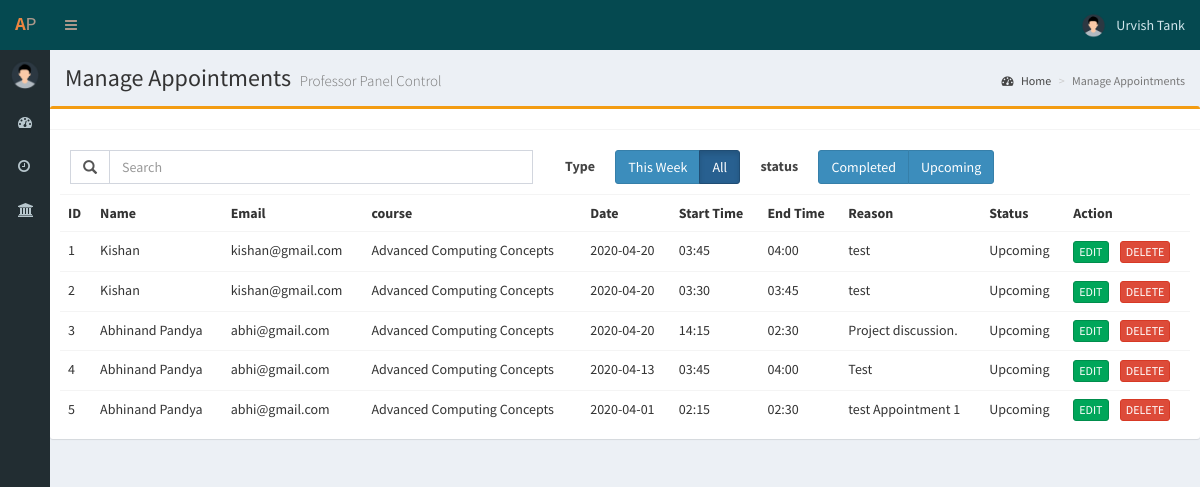
Screenshot of /manageapp.php (signed in) with the database file from the repository.
### tables this page shows
CREATE TABLE `tbl_detail` (
  `detail_id` int(40) NOT NULL,
  `login_id` int(11) NOT NULL,
  `name` varchar(40) NOT NULL,
  `dob` date NOT NULL,
  `gender` varchar(20) NOT NULL,
  `address` varchar(100) NOT NULL,
  `profile_pic` varchar(50) NOT NULL,
  `dept` int(11) NOT NULL,
  `valid` int(11) NOT NULL
);

CREATE TABLE `tbl_app` (
  `a_id` int(11) NOT NULL,
  `stu_id` int(11) NOT NULL,
  `f_id` int(11) NOT NULL,
  `c_id` int(11) NOT NULL,
  `a_date` date NOT NULL,
  `s_time` varchar(10) NOT NULL,
  `e_time` varchar(10) NOT NULL,
  `reason` varchar(100) NOT NULL,
  `a_valid` int(11) NOT NULL,
  `active_a` int(11) NOT NULL
);

CREATE TABLE `tbl_course` (
  `c_id` int(11) NOT NULL,
  `c_code` varchar(40) NOT NULL,
  `c_name` varchar(100) NOT NULL,
  `level` varchar(40) NOT NULL,
  `dept` int(11) NOT NULL,
  `valid` int(11) NOT NULL,
  `active` int(11) NOT NULL
);

### manageapp.php (the view, shortened to what this page needs)
<?php
	include "connection.php";
	if(!isset($_SESSION['log']))
	{
		header("location:index.php");
	}
	else
	{
		$log = $_SESSION['log'];
		$sql = "SELECT * FROM tbl_login WHERE email_id='$log'";
		$result = mysqli_query($con,$sql);
		$value = mysqli_fetch_array($result);
		$id = $value['login_id'];
		$qry = "SELECT * FROM tbl_detail WHERE login_id='$id'";
		$result1 = mysqli_query($con,$qry);
		$value1 = mysqli_fetch_array($result1);
		$n = $value1['name'];
		$i = $value1['profile_pic'];
		$m="";
?>
<!DOCTYPE html>
<html>
<head>
  <link rel="stylesheet" href="bower_components/bootstrap/dist/css/bootstrap.min.css">
  <link rel="stylesheet" href="bower_components/font-awesome/css/font-awesome.min.css">
  <link rel="stylesheet" href="bower_components/Ionicons/css/ionicons.min.css">
  <link rel="stylesheet" href="dist/css/AdminLTE.min.css">
  <link rel="stylesheet" href="dist/css/skins/_all-skins.min.css">
  <link rel="stylesheet" href="bower_components/morris.js/morris.css">
  <link rel="stylesheet" href="bower_components/jvectormap/jquery-jvectormap.css">
  <link rel="stylesheet" href="bower_components/bootstrap-datepicker/dist/css/bootstrap-datepicker.min.css">
  <link rel="stylesheet" href="bower_components/bootstrap-daterangepicker/daterangepicker.css">
  <link rel="stylesheet" href="plugins/bootstrap-wysihtml5/bootstrap3-wysihtml5.min.css">
</head>
<body class="hold-transition skin-purple sidebar-mini sidebar-collapse">
<div class="wrapper">
  <?php
		include("head.php");
		include("menu.php");
	  ?>
  <div class="content-wrapper">
    <section class="content-header">
      <h1>
        Manage Appointments
        <?php
if($type==0)
{
	?>
	<small>Admin Panel Control</small>
	<?php
}
else if($type==1)
{
		?>
        <small>Professor Panel Control</small>
		<?php
}
		?>
      </h1>
      <ol class="breadcrumb">
        <li><a href="dashboard.php"><i class="fa fa-dashboard"></i> Home</a></li>
        <li class="active">Manage Appointments</li>
      </ol>
    </section>
    <section class="content">
      <div class="row">
	   <div class="box box-warning">
            <div class="box-header with-border">
            </div>
            <div class="box-body">
			<form role="form" method="POST" enctype="multipart/form-data" >
			<div class="box-header">
			<div class="form-group">
			<div style="float:left" class="input-group col-xs-5">
                  <span class="input-group-addon" id ="cs"><span class="glyphicon glyphicon-search"></span></span>
                  <input type="text" name="class_search" id="class_search" class="form-control" autocomplete="off" placeholder="Search" value="<?php echo $m; ?>" onkeydown="a()" />
            </div>
				<div style="float:right" class="col-xs-7">
				<span style=" margin:1.25em;"><label>Type</label></span>
			  <div class="btn-group">
    <a class="btn btn-primary" id ="thisw" href="javascript:onchangea()">This Week</a>
	<a class="btn btn-primary" id ="all" href="javascript:onchangeb()">All</a>
  </div>
  <span style=" margin:1.25em;"><label>status</label></span>
	<div class="btn-group">
    <a class="btn btn-primary" id ="act" href="javascript:onchangef()">Completed</a>
	<a class="btn btn-primary" id ="nact" href="javascript:onchangeg()">Upcoming</a>
  </div>
  </div>
  </div>
            </div>
			<div id="div2" style="display:block">
            <div class="box-body table-responsive no-padding">
              <table class="table table-hover" id="tab">
                <tr>
                  <th>ID</th>
                  <th>Name</th>
				  <th>Email</th>
				  <th>course</th>
				  <th>Date</th>
                  <th>Start Time</th>
				  <th>End Time</th>
				  <th>Reason</th>
				  <th>Status</th>
                  <th>Action</th>
                </tr>
				<?php
					if($show == "thisw")
					{
						$cd =date("yy-m-d");
						$pd=date("yy-m-d",strtotime("+7 Days"));
						if(isset($_GET['a']))
						{
							$p=$_GET['a'];
							if($p==1)
							{
								echo "
									<script type=\"text/javascript\">
									document.getElementById('thisw').className = 'btn btn-primary active';
									document.getElementById('act').className = 'btn btn-primary active';
									</script>
								";
								$query="SELECT * FROM tbl_app INNER JOIN tbl_detail ON tbl_app.stu_id=tbl_detail.login_id INNER JOIN tbl_login ON tbl_detail.login_id=tbl_login.login_id WHERE tbl_app.a_date BETWEEN '$cd' AND '$pd' AND tbl_app.f_id='$id' AND tbl_app.a_valid=1 ORDER BY tbl_app.a_valid ASC";
							}
							else
							{
								echo "
									<script type=\"text/javascript\">
									document.getElementById('thisw').className = 'btn btn-primary active';
									document.getElementById('nact').className = 'btn btn-primary active';
									</script>
								";
								$query="SELECT * FROM tbl_app INNER JOIN tbl_detail ON tbl_app.stu_id=tbl_detail.login_id INNER JOIN tbl_login ON tbl_detail.login_id=tbl_login.login_id WHERE tbl_app.a_date BETWEEN '$cd' AND '$pd' AND tbl_app.f_id='$id' AND tbl_app.a_valid=0 ORDER BY tbl_app.a_valid ASC";
							}
						}
						else
						{
							echo "
									<script type=\"text/javascript\">
									document.getElementById('thisw').className = 'btn btn-primary active';
									</script>
								";
							$cd =date("yy-m-d");
							$pd=date("yy-m-d",strtotime("+7 Days"));
							$query="SELECT * FROM tbl_app INNER JOIN tbl_detail ON tbl_app.stu_id=tbl_detail.login_id INNER JOIN tbl_login ON tbl_detail.login_id=tbl_login.login_id WHERE tbl_app.a_date BETWEEN '$cd' AND '$pd' AND tbl_app.f_id='$id'  ORDER BY tbl_app.a_valid ASC";
						}
					}
					else
					{
						if(isset($_GET['a']))
						{
							$p=$_GET['a'];
							if($p==1)
							{
								echo "
									<script type=\"text/javascript\">
									document.getElementById('all').className = 'btn btn-primary active';
									document.getElementById('act').className = 'btn btn-primary active';
									</script>
								";
								$query="SELECT * FROM tbl_app INNER JOIN tbl_detail ON tbl_app.stu_id=tbl_detail.login_id INNER JOIN tbl_login ON tbl_detail.login_id=tbl_login.login_id WHERE tbl_app.a_valid=1 AND tbl_app.f_id='$id' ORDER BY tbl_app.a_valid ASC";
							}
							else
							{
								echo "
									<script type=\"text/javascript\">
									document.getElementById('all').className = 'btn btn-primary active';
									document.getElementById('nact').className = 'btn btn-primary active';
									</script>
								";
								$query="SELECT * FROM tbl_app INNER JOIN tbl_detail ON tbl_app.stu_id=tbl_detail.login_id INNER JOIN tbl_login ON tbl_detail.login_id=tbl_login.login_id WHERE tbl_app.a_valid=0 AND tbl_app.f_id='$id' ORDER BY tbl_app.a_valid ASC";
							}
						}
						else
						{
							$query="SELECT * FROM tbl_app INNER JOIN tbl_detail ON tbl_app.stu_id=tbl_detail.login_id INNER JOIN tbl_login ON tbl_detail.login_id=tbl_login.login_id WHERE tbl_app.f_id='$id' ORDER BY tbl_app.a_valid ASC";
						}
					}
					$result2 = mysqli_query($con,$query);
					$count= mysqli_num_rows($result2);
					$seq=1;
					if($count>0)
						{
					while($value2 = mysqli_fetch_array($result2))
					{
						$query10="SELECT * FROM tbl_course WHERE c_id=".$value2['c_id'];
						$result10 = mysqli_query($con,$query10);
						$value10 = mysqli_fetch_array($result10);
						$u=$value2['a_valid'];
						$u2=$value2['active_a'];
	 if($u==1)
	 {
	 $u1="Completed";
	 }
	 else
	 {
	 $u1="Upcoming";
	 }
				?>
                <tr>
                  <td><?php echo $seq;?></td>
                  <td><?php echo $value2['name'];?></td>
                  <td><?php echo $value2['email_id'];?></td>
				  <td><?php echo $value10['c_name'];?></td>
				  <td><?php echo $value2['a_date'];?></td>
				  <td><?php echo $value2['s_time'];?></td>
				  <td><?php echo $value2['e_time'];?></td>
				  <td><?php echo $value2['reason'];?></td>
				  <td><?php echo $u1;?></td>
				  <td>
				  <?php
				  if($u2==1)
				  {
				  ?>
				  <a class="btn btn-success btn-xs" data-toggle="modal" class="anc" data-target="#dataModal" id="<?php echo $value2['a_id'];?>">EDIT</a> &nbsp;&nbsp;
				  <a class="btn btn-danger btn-xs" href="?del=<?php echo $value2['a_id'];?>"
					onclick="return confirm('sure to delete?');">DELETE</a>
					<?php
					}
					?>
					</td>
				</tr>
				<?php
					$seq++;
					}
					}
						else
					{
						?>
						<td colspan="8"><center><label>No Records</label></center></td>
						<?php
					}
					?>
              </table>
            </div>
			</div></form>
	</div>
        </div>
    </section>
  </div>
  <?php
	include("footer.php");
  ?>
</div>
</body>
</html>
<?php
	}
?>

### head.php (shortened to what this page needs)
<html>
<head>
</head>
<body>
<header class="main-header" >
    <a href="dashboard.php" class="logo" style="color:#AB988B; background-color: #054950;">
      <span class="logo-mini logo" style="color:#AB988B; background-color: #054950;"><b style="color:#EB8540; background-color: #054950;">A</b>P</span>
    </a>
    <nav class="navbar navbar-static-top" style="background-color: #054950;">
      <a href="#" class="sidebar-toggle" data-toggle="push-menu" role="button" style="color:#AB988B; background-color: #054950;">
      </a>
      <div class="navbar-custom-menu">
        <ul class="nav navbar-nav">
           <li class="dropdown user user-menu" style="background-color: #054950;">
            <a href="#" class="dropdown-toggle" data-toggle="dropdown">
              <img src="<?php echo $i; ?>" class="user-image" alt="User Image">
              <span class="hidden-xs" style="color:#D4E7ED; background-color: #054950;"> <?php echo $n; ?> </span>
            </a>
          </li>
        </ul>
      </div>
    </nav>
  </header>
  </body>
  </html>

### menu.php (shortened to what this page needs)
<?php
	include "connection.php";
	if(!isset($_SESSION['log']))
	{
		header("location:index.php");
	}
	else
	{
		$log = $_SESSION['log'];
		$sql = "SELECT login_id,type FROM tbl_login WHERE email_id='$log'";
		$result = mysqli_query($con,$sql);
		$value = mysqli_fetch_array($result);
		$id = $value['login_id'];
		$type = $value['type'];
		?>
<!DOCTYPE html>
<html>
<head>
</head>
<body>
		<?php
		if($type==0 ||$type==1 ||$type==2 ||$type==3)
		{
			?>
		<aside class="main-sidebar" >
		<section class="sidebar">
			<div class="user-panel">
        <div class="pull-left image">
          <img src="<?php echo $i; ?>" class="img-circle" alt="User Image">
        </div>
      </div>
<ul class="sidebar-menu" data-widget="tree">
        <li class="">
          <a id="dashboard" href="dashboard.php">
            <i class="fa fa-dashboard"></i> <span>Dashboard</span>
          </a>
        </li>
		<li class="treeview">
          <a href="#">
            <i class="fa fa-clock-o"></i> <span>Appointments</span>
          </a>
        </li>
		<li class="treeview">
          <a href="#">
            <i class="fa fa-bank"></i>
          </a>
        </li>
       </ul>
	   </section>
  </aside>
	   <?php
		}
		?>
</body>
</html>
	<?php
	}
	?>

### head.php (style rules this page uses)
.main-header .logo { font-family: "Courier New", Courier, monospace; font-size: 24px; }

### rows the page displays
tbl_detail: profile_pic (placeholder picture), name "Urvish Tank"
tbl_app: tbl_detail.name "Kishan", tbl_login.email_id "kishan@gmail.com", c.c_name "Advanced Computing Concepts", a_date "2020-04-20", s_time "03:45", e_time "04:00", reason "test", a_valid "Upcoming"
tbl_app: tbl_detail.name "Kishan", tbl_login.email_id "kishan@gmail.com", c.c_name "Advanced Computing Concepts", a_date "2020-04-20", s_time "03:30", e_time "03:45", reason "test", a_valid "Upcoming"
tbl_app: tbl_detail.name "Abhinand Pandya", tbl_login.email_id "abhi@gmail.com", c.c_name "Advanced Computing Concepts", a_date "2020-04-20", s_time "14:15", e_time "02:30", reason "Project discussion.", a_valid "Upcoming"
tbl_app: tbl_detail.name "Abhinand Pandya", tbl_login.email_id "abhi@gmail.com", c.c_name "Advanced Computing Concepts", a_date "2020-04-13", s_time "03:45", e_time "04:00", reason "Test", a_valid "Upcoming"
tbl_app: tbl_detail.name "Abhinand Pandya", tbl_login.email_id "abhi@gmail.com", c.c_name "Advanced Computing Concepts", a_date "2020-04-01", s_time "02:15", e_time "02:30", reason "test Appointment 1", a_valid "Upcoming"
